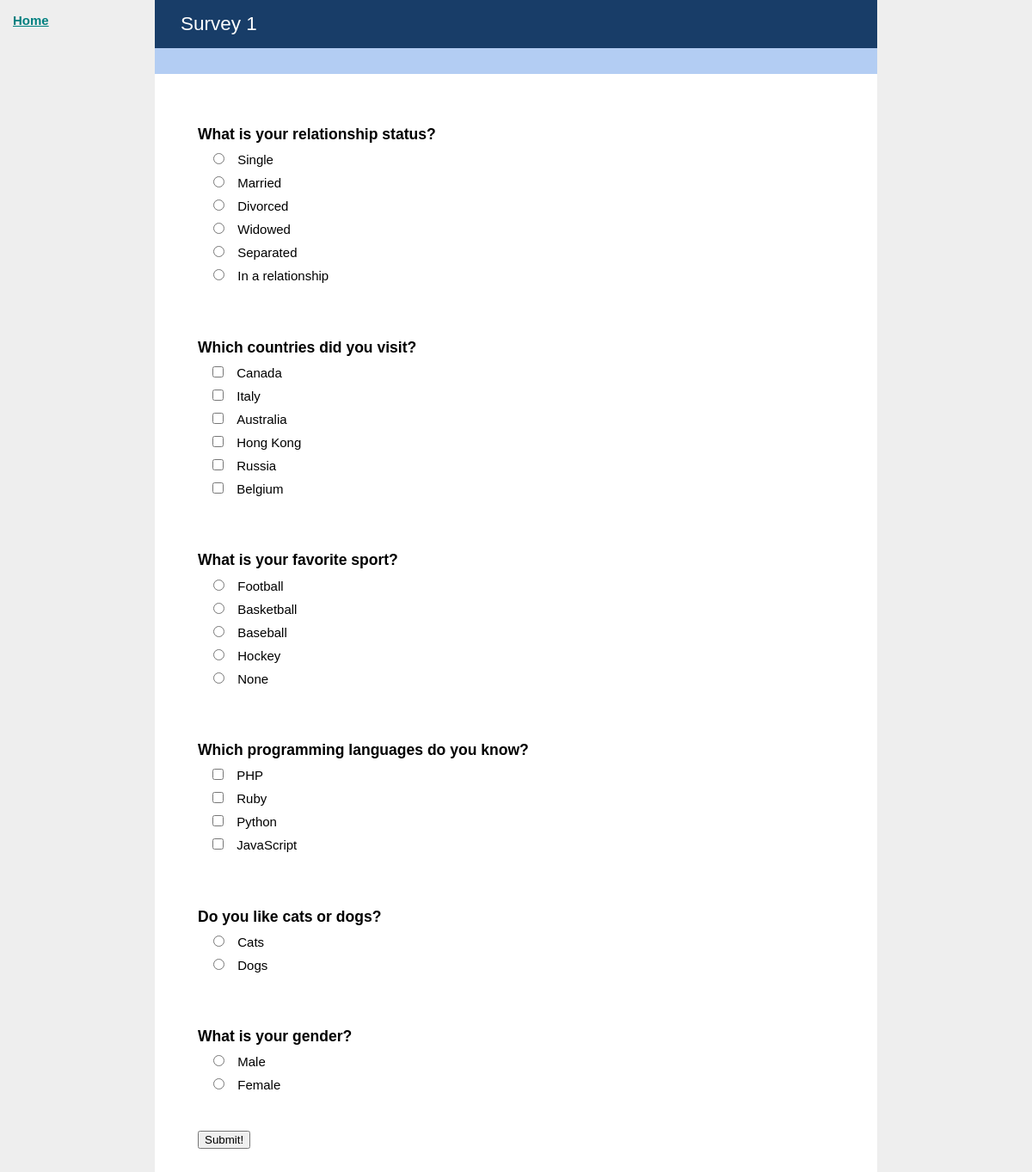
Page /survey/1/ on the earlier database version.
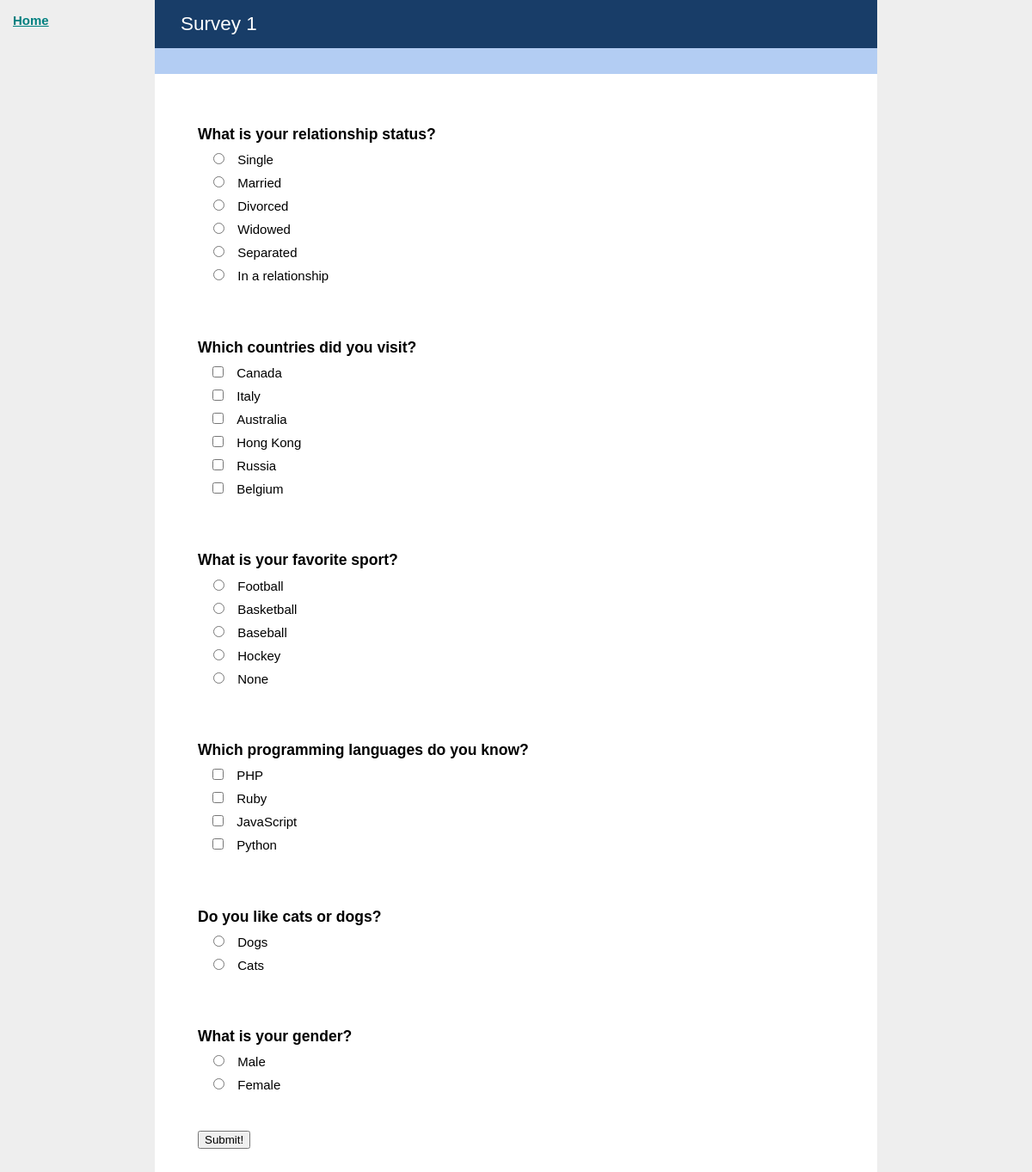
Same page on the later database version.
### core/models.py (models this page shows, shortened)
class Question(models.Model):
    question_id = models.AutoField(primary_key=True)
    survey_id = models.ForeignKey('Survey')
    question_type = models.CharField(max_length=20)
    question_order = models.IntegerField()
    question_text = models.CharField(max_length=200, default="Question text.")
    class Meta:
        ordering = ['question_order']
    def getAnswers(self):
        return Answer.objects.all().filter(question_id = self.question_id)

class Answer(models.Model):
    answer_id = models.AutoField(primary_key=True)
    question_id = models.ForeignKey('Question')
    answer_order = models.IntegerField(default=0)
    answer_text = models.CharField(max_length=200)
    class Meta:
        ordering = ['answer_order']

### core/views.py (the view)
# urls.py: url(r'^survey/(?P<surveyID>[0-9]+)/$', core.views.view_survey),
def view_survey(request, surveyID):
    survey_obj = Survey.objects.raw('SELECT * FROM core_survey WHERE survey_id =  %s', [surveyID])[0]
    survey_questions = Question.objects.all().filter(survey_id=surveyID).order_by('question_order')
    return render(request, 'survey.html', { 'survey_data': survey_obj, 'survey_questions': survey_questions })

### betterhelp_exercise/templates/survey.html (shortened to what this page needs)
{% extends "base.html" %}
{% block content %}
    <header>
        <h1>{{ survey_data.survey_name }}</h1>
    </header>
    <form method="POST" action="/submit_response/">
        {% for question in survey_questions %}
        <h3>{{ question.question_text }}</h3>
        {% if question.question_type == 'dropdown' %}
            <fieldset id="{{ question.question_id }}">
                <select>
                {% for answer in question.getAnswers %}
                    <option name="{{ question.question_id }}" value="{{ answer.answer_id }}">{{ answer.answer_text }}</option>
                {% endfor %}
                </select>
            </fieldset>
        {% else %}
            <fieldset id="{{ question.question_id }}">
                {% for answer in question.getAnswers %}
                    <label><input type="{% if question.question_type == 'multi_choice' %}radio{% elif question.question_type == 'select_all'%}checkbox{% else %}hidden{% endif %}" name="{{ question.question_id }}" value="{{ answer.answer_id }}">{{ answer.answer_text }}</label><br />
                {% endfor %}
            </fieldset>
        {% endif %}
        {% endfor %}
        <input type="submit" value="Submit!" style="margin-top: 30px;" />
    </form>
{% endblock %}

Differences in the rows shown:
shown differently, row unchanged: Answer "JavaScript": moves up the list
changed Answer "Dogs": moves up the list
